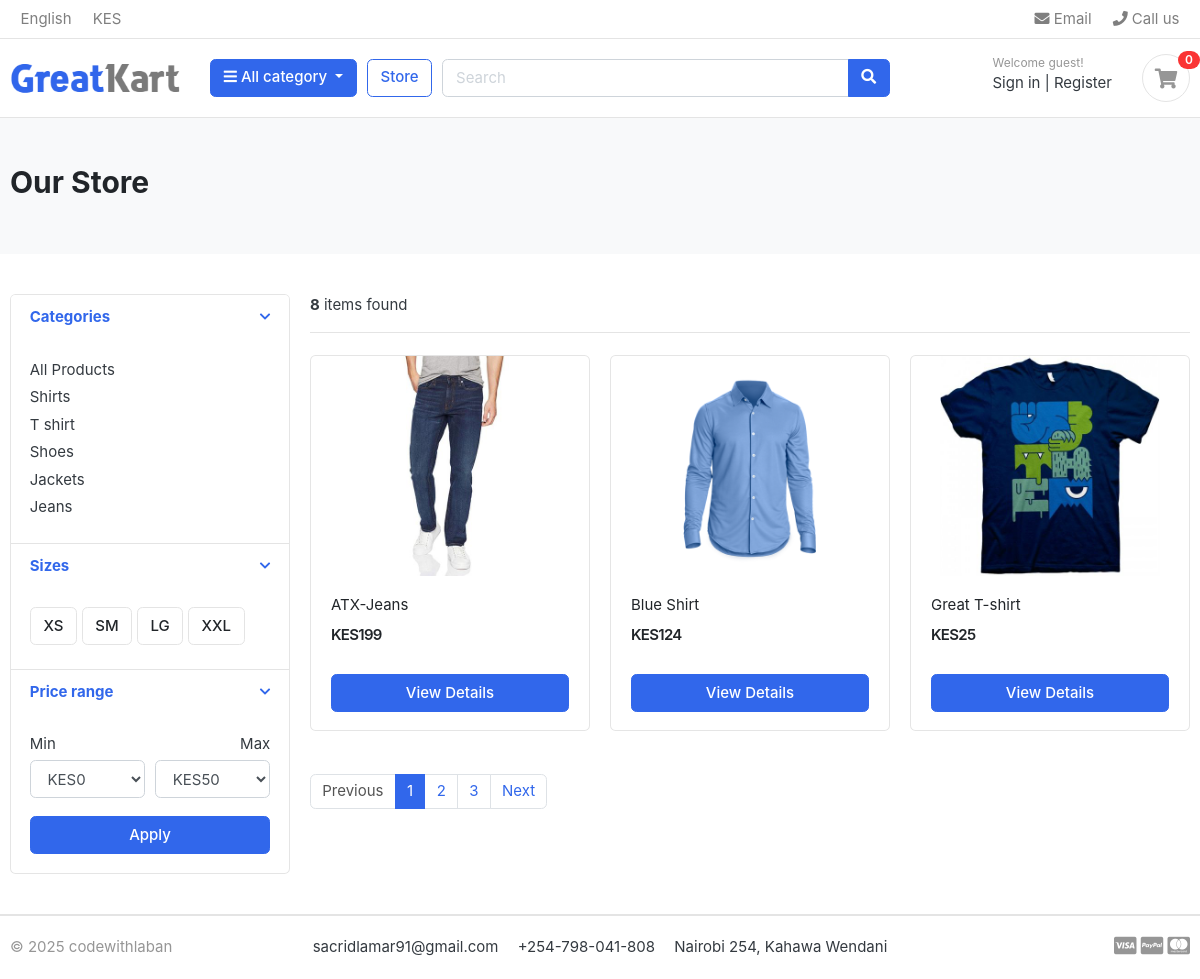
/store/, run on the app's committed database.
### category/models.py (models this page shows, shortened)
class Category(models.Model):
    category_name =models.CharField(max_length=50, unique=True)
    slug = models.SlugField(max_length=100, unique=True)
    description =models.TextField(max_length=255,blank=True)
    cat_image = models.ImageField(upload_to='photos/categories/', blank=True)
    class Meta:
        verbose_name = 'category'
        verbose_name_plural = 'categories'
    def get_url(self):
        return reverse('products_by_category',args=[self.slug])

### store/models.py (models this page shows, shortened)
class Product(models.Model):
    product_name = models.CharField(max_length=200,unique=True)
    slug         = models.SlugField(max_length=200,unique=True)
    description  = models.TextField(max_length=500,blank=True)
    price        = models.IntegerField()
    images       = models.ImageField(upload_to='photos/products')
    stock        = models.IntegerField()
    is_available = models.BooleanField(default=True)
    category     = models.ForeignKey(Category, on_delete=models.CASCADE)
    created_date = models.DateTimeField(auto_now_add=True)
    modified_date= models.DateTimeField(auto_now=True)
    def get_url(self):
        return reverse('product_detail',args=[self.category.slug, self.slug])

### store/views.py (the view)
# urls.py: path('store/', include('store.urls')),
def store(request,category_slug=None):
    categories = None
    products = None
    if category_slug !=None:
        categories = get_object_or_404(Category, slug=category_slug)
        products = Product.objects.filter(category=categories, is_available=True)
        paginator = Paginator(products, 1)
        page = request.GET.get('page')
        paged_products = paginator.get_page(page)
        product_count =products.count()
    else:
        products = Product.objects.all().filter(is_available=True).order_by('id')
        paginator = Paginator(products, 3)
        page = request.GET.get('page')
        paged_products = paginator.get_page(page)
        product_count = products.count()
    context = {
        'products': paged_products,
        'product_count':product_count,
    }
    return render(request, 'store/store.html',context)

### templates/store/store.html (shortened to what this page needs)
{% extends 'base.html' %}
{% load static %}
{% block content %}
<section class="section-pagetop bg">
    <div class="container">
        {%if 'search' in request.path %}
          <h2 class="title-page">Search Result</h2>
        {%else%}
        <h2 class="title-page">Our Store</h2>
        {%endif%}
    </div>
    </section>
    <section class="section-content padding-y">
    <div class="container">
    <div class="row">
        <aside class="col-md-3">
    <div class="card">
        <article class="filter-group">
            <header class="card-header">
                <a href="#" data-toggle="collapse" data-target="#collapse_1" aria-expanded="true" class="">
                    <i class="icon-control fa fa-chevron-down"></i>
                    <h6 class="title">Categories</h6>
                </a>
            </header>
            <div class="filter-content collapse show" id="collapse_1" style="">
                <div class="card-body">
                    <ul class="list-menu">
                        <li><a href="{% url 'store' %}">All Products</a></li>
                        {% for category in links %}
                    <li><a href="{{category.get_url}}">{{category.category_name}} </a></li>
                        {%endfor%}
                    </ul>
                </div>
            </div>
        </article>
        <article class="filter-group">
            <header class="card-header">
                <a href="#" data-toggle="collapse" data-target="#collapse_4" aria-expanded="true" class="">
                    <i class="icon-control fa fa-chevron-down"></i>
                    <h6 class="title">Sizes </h6>
                </a>
            </header>
            <div class="filter-content collapse show" id="collapse_4" style="">
                <div class="card-body">
                  <label class="checkbox-btn">
                    <span class="btn btn-light"> XS </span>
                  </label>
                  <label class="checkbox-btn">
                    <span class="btn btn-light"> SM </span>
                  </label>
                  <label class="checkbox-btn">
                    <span class="btn btn-light"> LG </span>
                  </label>
                  <label class="checkbox-btn">
                    <span class="btn btn-light"> XXL </span>
                  </label>
            </div>
            </div>
        </article>
        <article class="filter-group">
            <header class="card-header">
                <a href="#" data-toggle="collapse" data-target="#collapse_3" aria-expanded="true" class="">
                    <i class="icon-control fa fa-chevron-down"></i>
                    <h6 class="title">Price range </h6>
                </a>
            </header>
            <div class="filter-content collapse show" id="collapse_3" style="">
                <div class="card-body">
                    <div class="form-row">
                    <div class="form-group col-md-6">
                      <label>Min</label>
                          <select class="mr-2 form-control">
                            <option value="0">KES0</option>
                        </select>
                    </div>
                    <div class="form-group text-right col-md-6">
                      <label>Max</label>
                          <select class="mr-2 form-control">
                            <option value="50">KES50</option>
                        </select>
                    </div>
                    </div>
                    <button class="btn btn-block btn-primary">Apply</button>
                </div>
            </div>
        </article>
    </div>
        </aside>
        <main class="col-md-9">
    <header class="border-bottom mb-4 pb-3">
            <div class="form-inline">
                <span class="mr-md-auto"><b>{{product_count}}</b> items found </span>
            </div>
    </header>
    <div class="row">
        {%if products %}
        {% for product in products %}
        <div class="col-md-4">
            <figure class="card card-product-grid">
                <div class="img-wrap">
                    <a href="{{product.get_url}}"><img src="{{product.images.url}}"></a>
                </div>
                <figcaption class="info-wrap">
                    <div class="fix-height">
                        <a href="{{product.get_url}}" class="title">{{product.product_name}}</a>
                        <div class="price-wrap mt-2">
                            <span class="price">KES{{product.price}}</span>
                        </div>
                    </div>
                    <a href="{{product.get_url}}" class="btn btn-block btn-primary">View Details </a>
                </figcaption>
            </figure>
        </div>
        {% endfor %}
        {%else%}
        <div>
            <h2>No result found. Please try again.</h2>
        </div>
        {%endif%}
    </div>
    <nav class="mt-4" aria-label="Page navigation sample">
      {%if products.has_other_pages%}
        <ul class="pagination">
            {%if products.has_previous%}
            <li class="page-item"><a class="page-link" href="?page={{products.previous_page_number}}">Previous</a></li>
            {%else%}
            <li class="page-item disabled"><a class="page-link" href="#">Previous</a></li>
            {%endif%}
            {% for num in products.paginator.page_range %}
                {% if products.number == num %}
                    <li class="page-item active">
                        <a class="page-link" href="#">{{ num }}</a>
                    </li>
                {% else %}
                    <li class="page-item">
                        <a class="page-link" href="?page={{ num }}">{{ num }}</a>
                    </li>
                {% endif %}
            {% endfor %}
            {% if products.has_next %}
                <li class="page-item">
                    <a class="page-link" href="?page={{ products.next_page_number }}">Next</a>
                </li>
            {% else %}
                <li class="page-item disabled">
                    <a class="page-link" href="#">Next</a>
                </li>
            {% endif %}
        </ul>
      {% endif %}
    </nav>
        </main>
    </div>
    </div>
    </section>
{% endblock %}

### templates/base.html (shortened to what this page needs)
{%load static%}
<!DOCTYPE HTML>
<html lang="en">
<head>
<link href="{%static 'css/bootstrap.css'%}" rel="stylesheet" type="text/css"/>
<link href="{%static 'fonts/fontawesome/css/all.min.css'%}" type="text/css" rel="stylesheet">
<link href="{%static 'css/ui.css'%}" rel="stylesheet" type="text/css"/>
<link href="{%static 'css/responsive.css'%}" rel="stylesheet" media="only screen and (max-width: 1200px)" />
</head>
<body>
{%include 'includes/navbar.html'%}
{%block content%}{% endblock %}
{%include 'includes/footer.html'%}

### templates/includes/navbar.html (shortened to what this page needs)
{%load static%}
<header class="section-header">
    <nav class="navbar p-md-0 navbar-expand-sm navbar-light border-bottom">
    <div class="container">
      <div class="collapse navbar-collapse" id="navbarTop4">
        <ul class="navbar-nav mr-auto">
            <li class="nav-item dropdown">
                 <a href="#" class="nav-link">   English </a>
            </li>
            <li class="nav-item dropdown">
                <a href="#" class="nav-link"> KES </a>
            </li>
        </ul>
        <ul class="navbar-nav">
            <li><a href="#" class="nav-link"> <i class="fa fa-envelope"></i> Email </a></li>
            <li><a href="#" class="nav-link"> <i class="fa fa-phone"></i> Call us </a></li>
        </ul>
      </div>
    </div>
    </nav>
    <section class="header-main border-bottom">
        <div class="container">
    <div class="row align-items-center">
        <div class="col-lg-2 col-md-3 col-6">
            <a href="{%url 'home'%}" class="brand-wrap">
                <img class="logo" src="{%static './images/logo.png'%}">
            </a>
        </div>
        <div class="col-lg col-sm col-md col-6 flex-grow-0">
            <div class="category-wrap dropdown d-inline-block float-right">
                <button type="button" class="btn btn-primary dropdown-toggle" data-toggle="dropdown">
                    <i class="fa fa-bars"></i> All category
                </button>
            </div>
        </div>
        <a href="{% url 'store'%}" class="btn btn-outline-primary">Store</a>
        <div class="col-lg  col-md-6 col-sm-12 col">
            <form action="{%url 'search'%}" class="search" method= 'GET'>
                <div class="input-group w-100">
                    <input type="text" class="form-control" style="width:60%;" placeholder="Search" name="keyword">
                    <div class="input-group-append">
                      <button class="btn btn-primary" type="submit">
                        <i class="fa fa-search"></i>
                      </button>
                    </div>
                </div>
            </form>
        </div>
        <div class="col-lg-3 col-sm-6 col-8 order-2 order-lg-3">
                    <div class="d-flex justify-content-end mb-3 mb-lg-0">
                        {%if user.id is None%}
                        <div class="widget-header">
                            <small class="title text-muted">Welcome guest!</small>
                            <div>
                                <a href="{%url 'login'%}">Sign in</a> <span class="dark-transp"> | </span>
                                <a href="{%url 'register'%}"> Register</a>
                            </div>
                        </div>
                        {%endif%}
                        <a href="{%url 'cart'%}" class="widget-header pl-3 ml-3">
                            <div class="icon icon-sm rounded-circle border"><i class="fa fa-shopping-cart"></i></div>
                            <span class="badge badge-pill badge-danger notify">{{cart_count}}</span>
                        </a>
                    </div>
                </div>
    </div>
        </div>
    </section>
</header>

### templates/includes/footer.html
<footer class="section-footer border-top">
	<div class="container">
		<section class="footer-bottom border-top row">
			<div class="col-md-2">
				<p class="text-muted"> &copy 2025 codewithlaban </p>
			</div>
			<div class="col-md-8 text-md-center">
				<span  class="px-2">sacridlamar91@gmail.com</span>
				<span  class="px-2">+254-798-041-808</span>
				<span  class="px-2">Nairobi  254, Kahawa Wendani</span>
			</div>
			<div class="col-md-2 text-md-right text-muted">
				<i class="fab fa-lg fa-cc-visa"></i>
				<i class="fab fa-lg fa-cc-paypal"></i>
				<i class="fab fa-lg fa-cc-mastercard"></i>
			</div>
		</section>
	</div>
</footer>

### data on the page
Category: category_name "Shirts"
Category: category_name "T shirt"
Category: category_name "Shoes"
Category: category_name "Jackets"
Category: category_name "Jeans"
Product: images (picture), product_name "ATX-Jeans", price "199"
Product: images (picture), product_name "Blue Shirt", price "124"
Product: images (picture), product_name "Great T-shirt", price "25"

### other printed values
{{ cart_count }} "0"
{{ product_count }} "8"
{{ num }} "1"
{{ num }} "2" "3"
